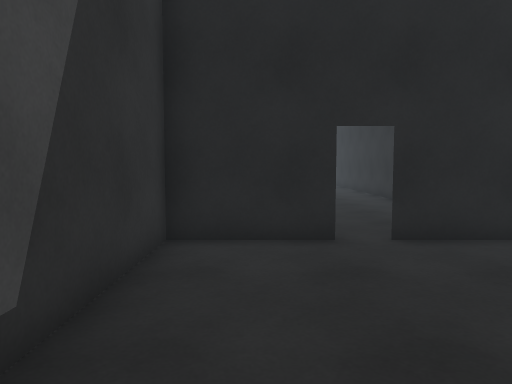
View 1 (above)

18 first-person views from a walk through a 3-D level made in the Unity game engine. The camera is 1.3 m above the floor, tilts 4° down and sees 70° across. The floor is counted in squares, 1 m on a side. Each view is taken from the middle of a square. On the plan, view 1 faces up. The plan holds only what a view shows up to about 15 squares ahead; the rest is blank. The place goes on beyond the plan. The player is left out. Surface patterns are stand-ins for the level's own textures.

View 2
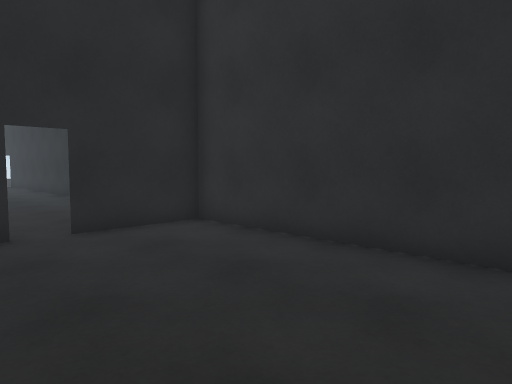

View 3
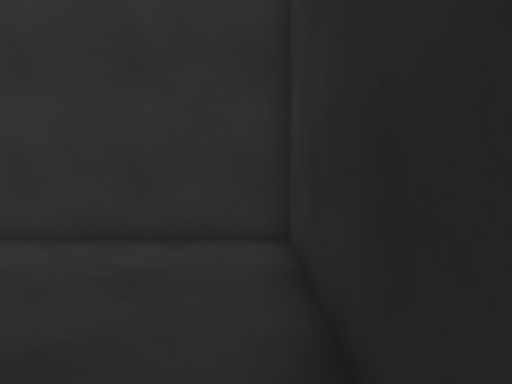

View 4
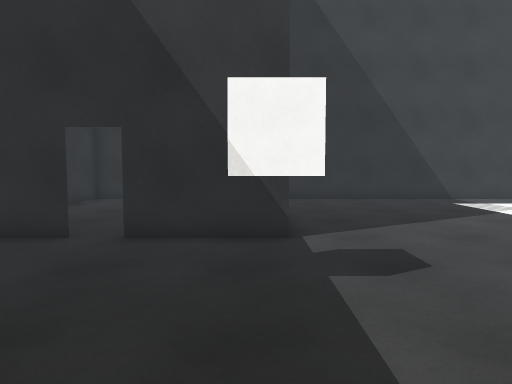

View 5
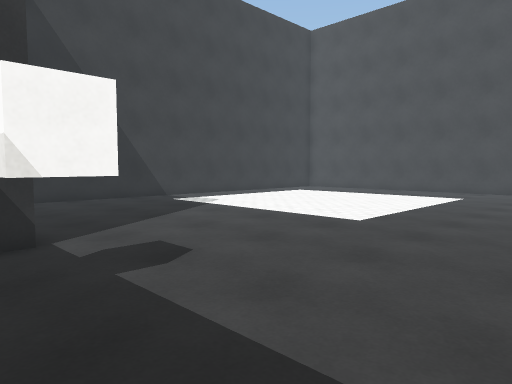

View 6
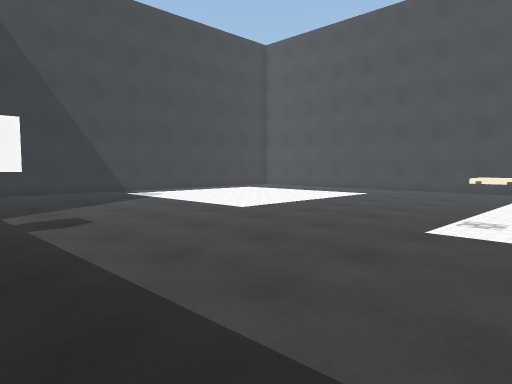

View 7
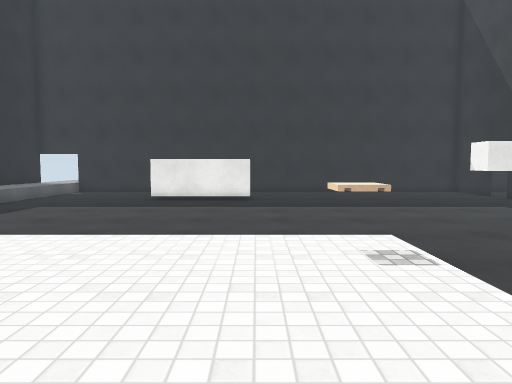

View 8
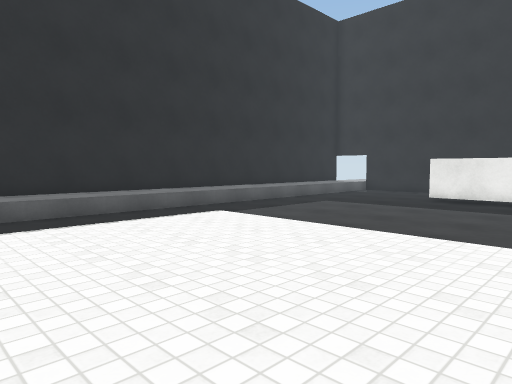

View 9
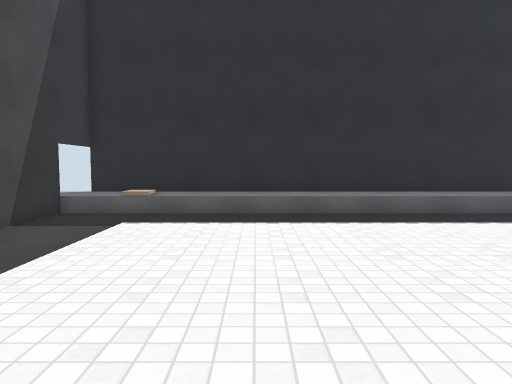

View 10
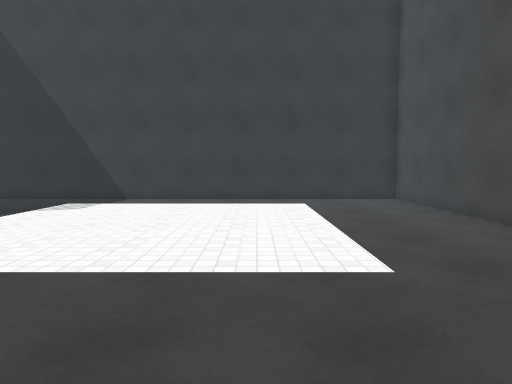

View 11
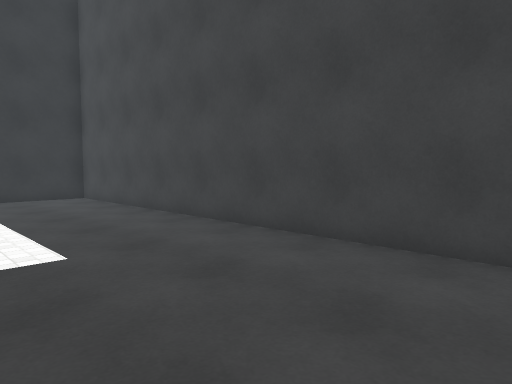

View 12
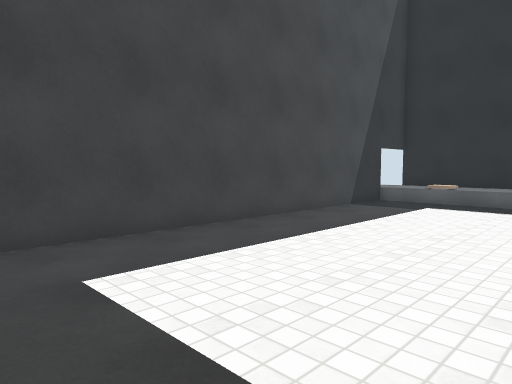

View 13
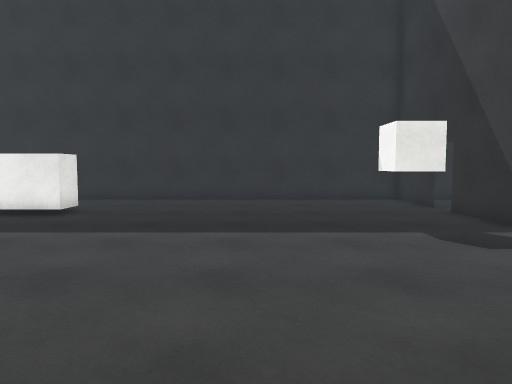

View 14
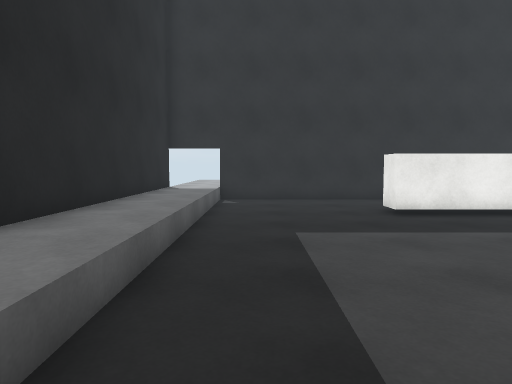

View 15
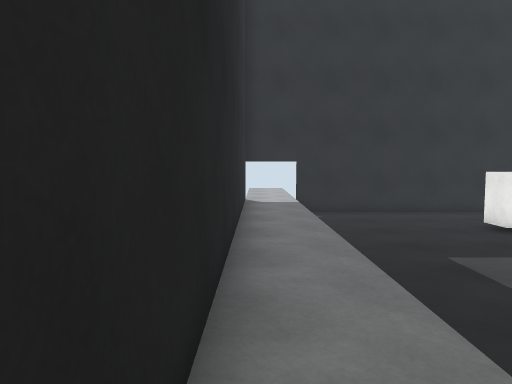

View 16
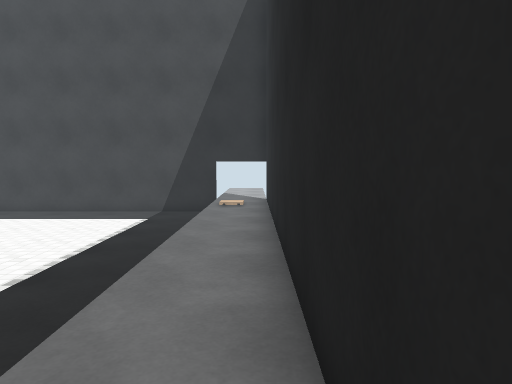

View 17
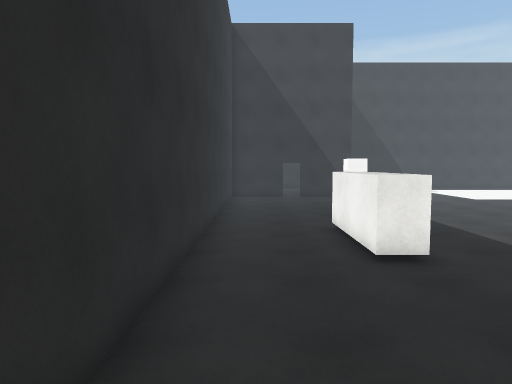

View 18
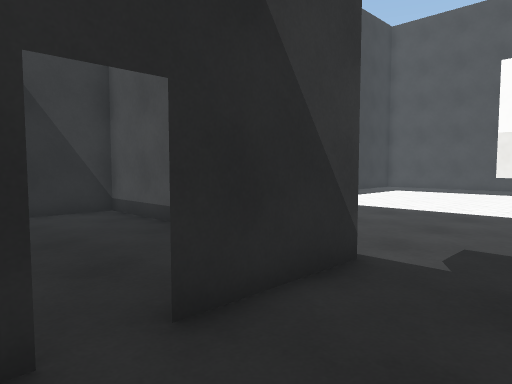

### Floor plan
Key: @ floor where view 1 was taken; # wall or solid block; . main floor; : floor 0.5 m higher than the main floor; O other object.
Columns run from 20 left of view 1 to 6 right of it. Each row starts with its distance up from view 1.
 29 ###########################
 28 #::::::::::::::::::::::::::
 27 #::::::::::::::::::::::::::
 26 #.........................#
 25 #.........................#
 24 #.........................#
 23 #.........................#
 22 #.........................#
 21 #....................##...#
 20 #....................##...#
 19 #....................##...#
 18 #....................##...#
 17 #.........................#
 16 #...........O.............#
 15 #...........O.............#
 14 #.........................#
 13 #.........................#
 12 #.........................#
 11 #.........................#
 10 #.........................#
  9 #.................OO......#
  8 #..................O......#
  7 #.........................#
  6 #.................####.####
  5 #.................#.......#
  4 #.................#.......#
  3 #.................#.......#
  2 #.................#.......#
  1 #.................#.......#
  0 #.................#.@.....#
 -1 #.................#.......#
 -2 ###########################

Where each view was taken, in squares from view 1:
view 1: 0 up, 0 right, facing up
view 2: 1 down, 0 right, facing up-right
view 3: 1 down, 1 left, facing right
view 4: 13 up, 1 left, facing down
view 5: 13 up, 0 right, facing down-left
view 6: 17 up, 0 right, facing down-left
view 7: 17 up, 14 left, facing right
view 8: 16 up, 14 left, facing up-right
view 9: 16 up, 14 left, facing up
view 10: 13 up, 14 left, facing down
view 11: 14 up, 14 left, facing down-left
view 12: 13 up, 13 left, facing up-left
view 13: 12 up, 9 left, facing right
view 14: 25 up, 9 left, facing right
view 15: 28 up, 9 left, facing right
view 16: 28 up, 5 left, facing left
view 17: 28 up, 4 right, facing down
view 18: 9 up, 3 right, facing down-left
